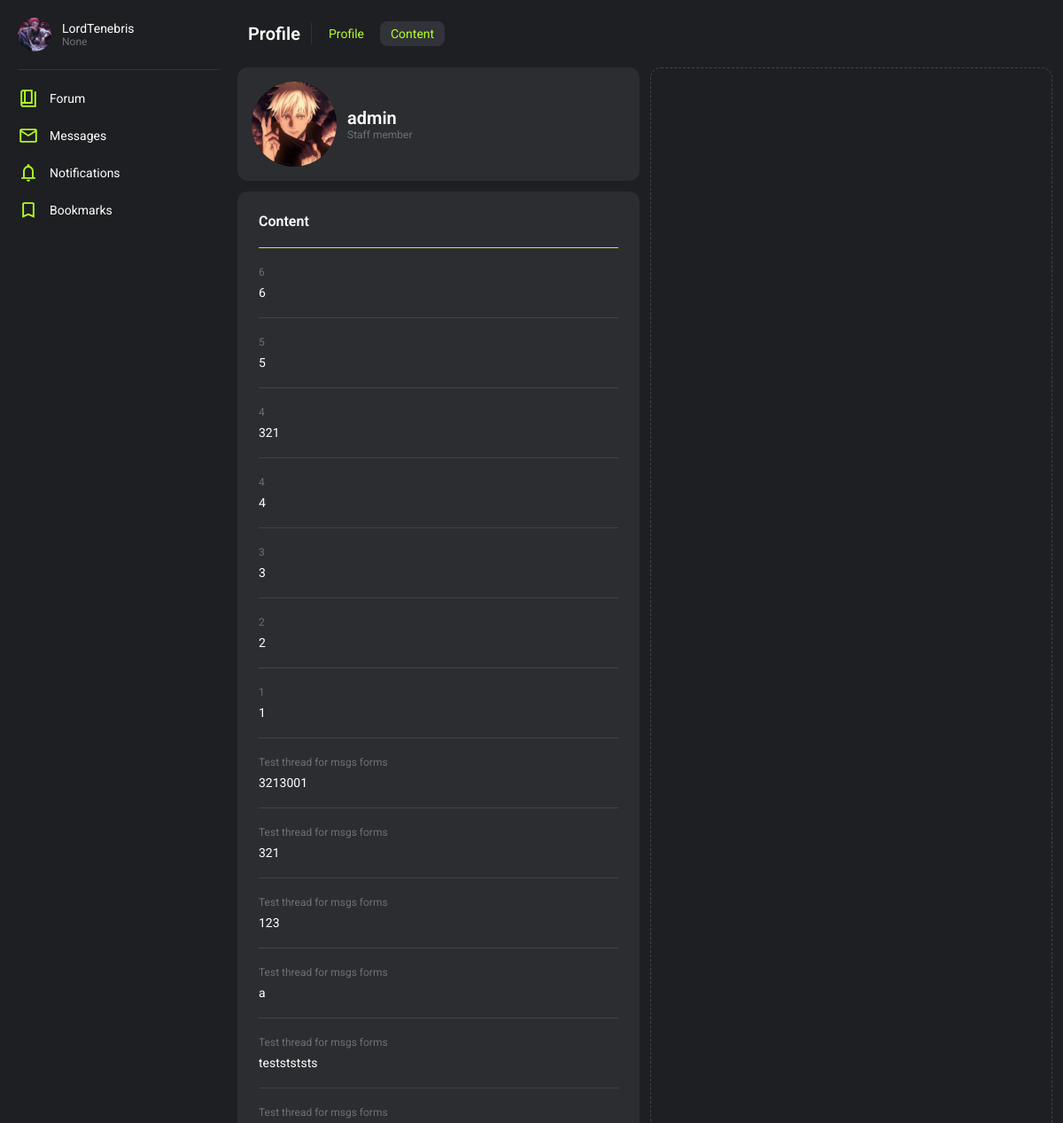
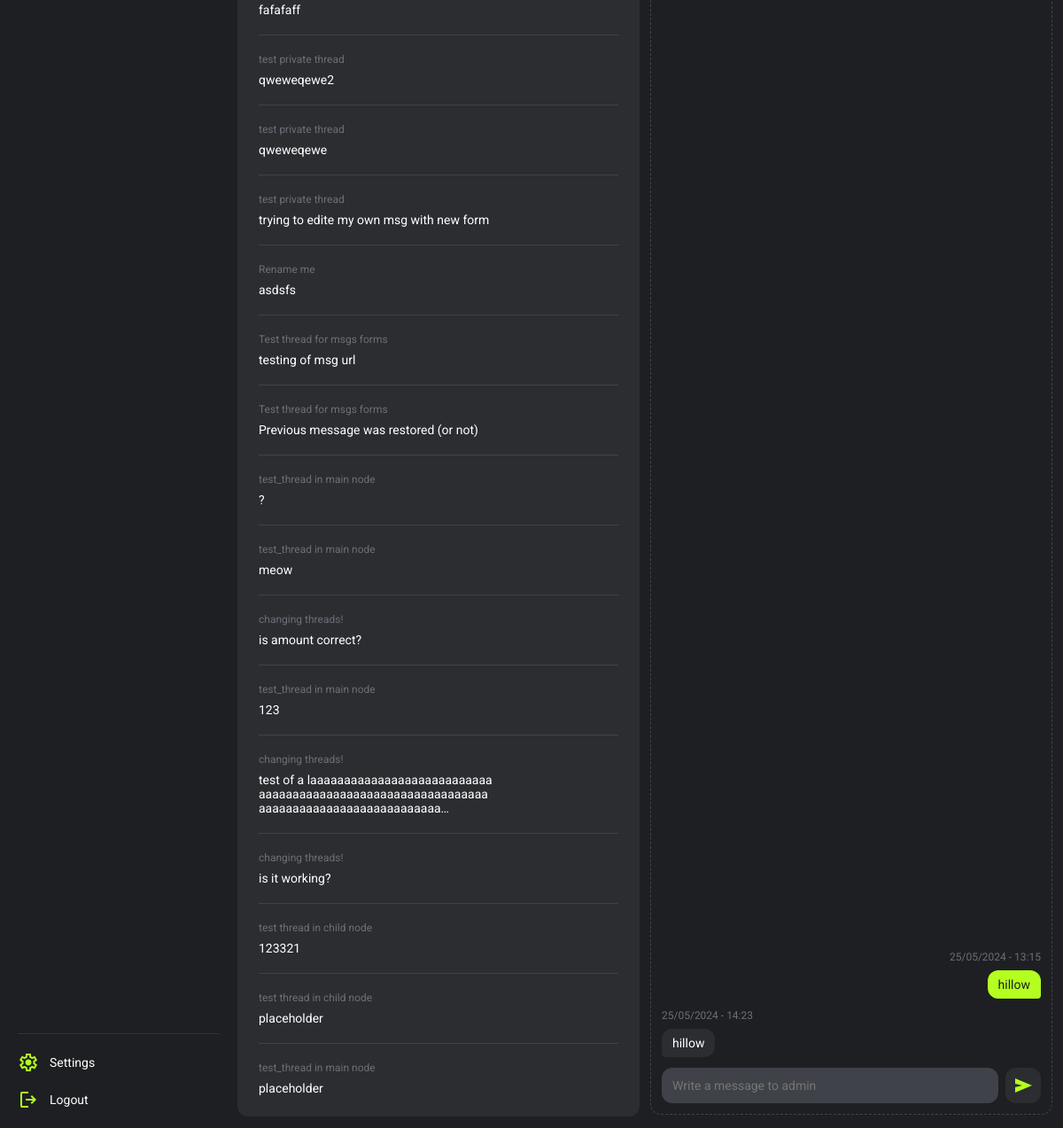
Before: /profile/1/content/ (signed in) with the older database file (2 pictures, top to bottom).
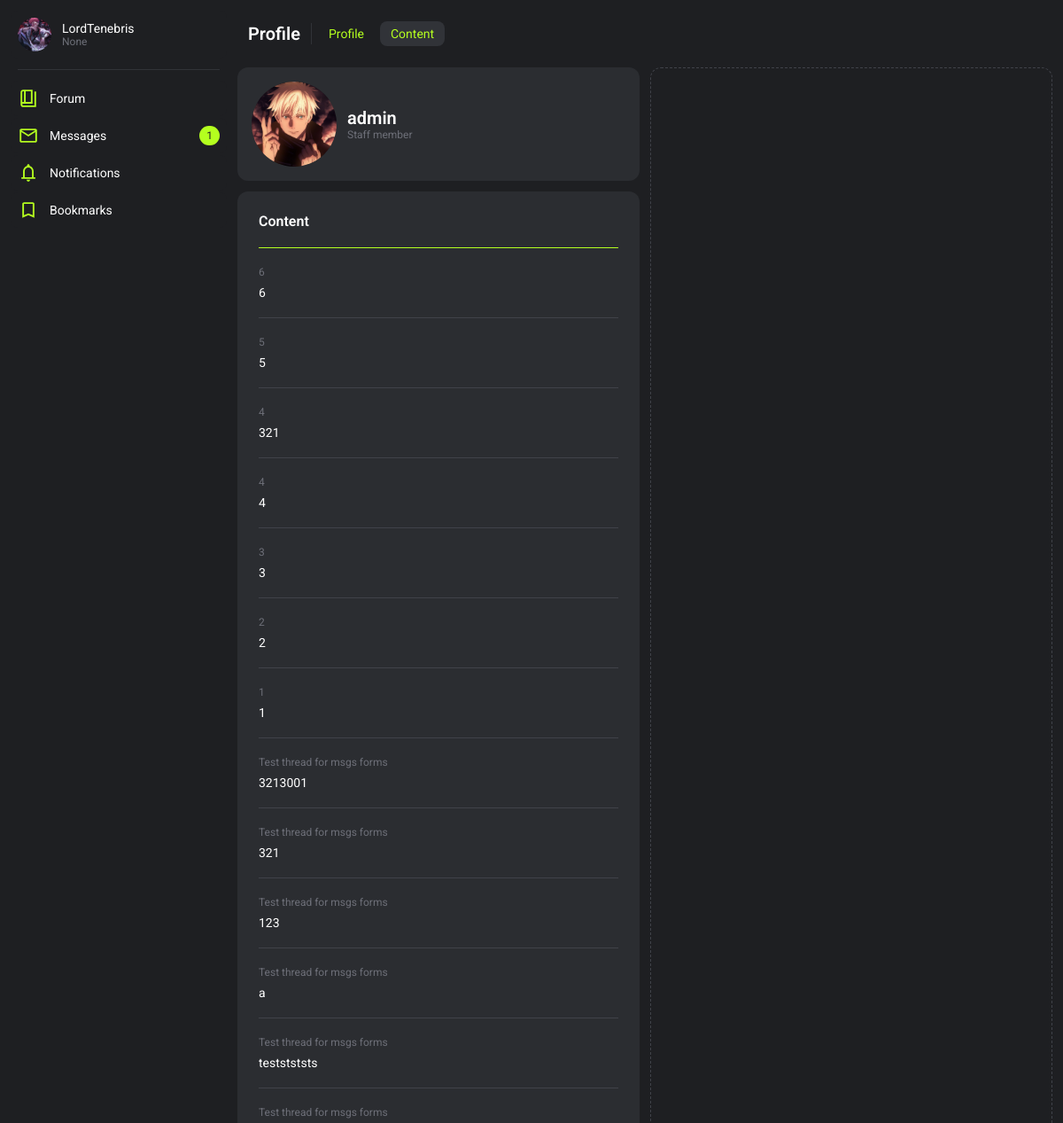
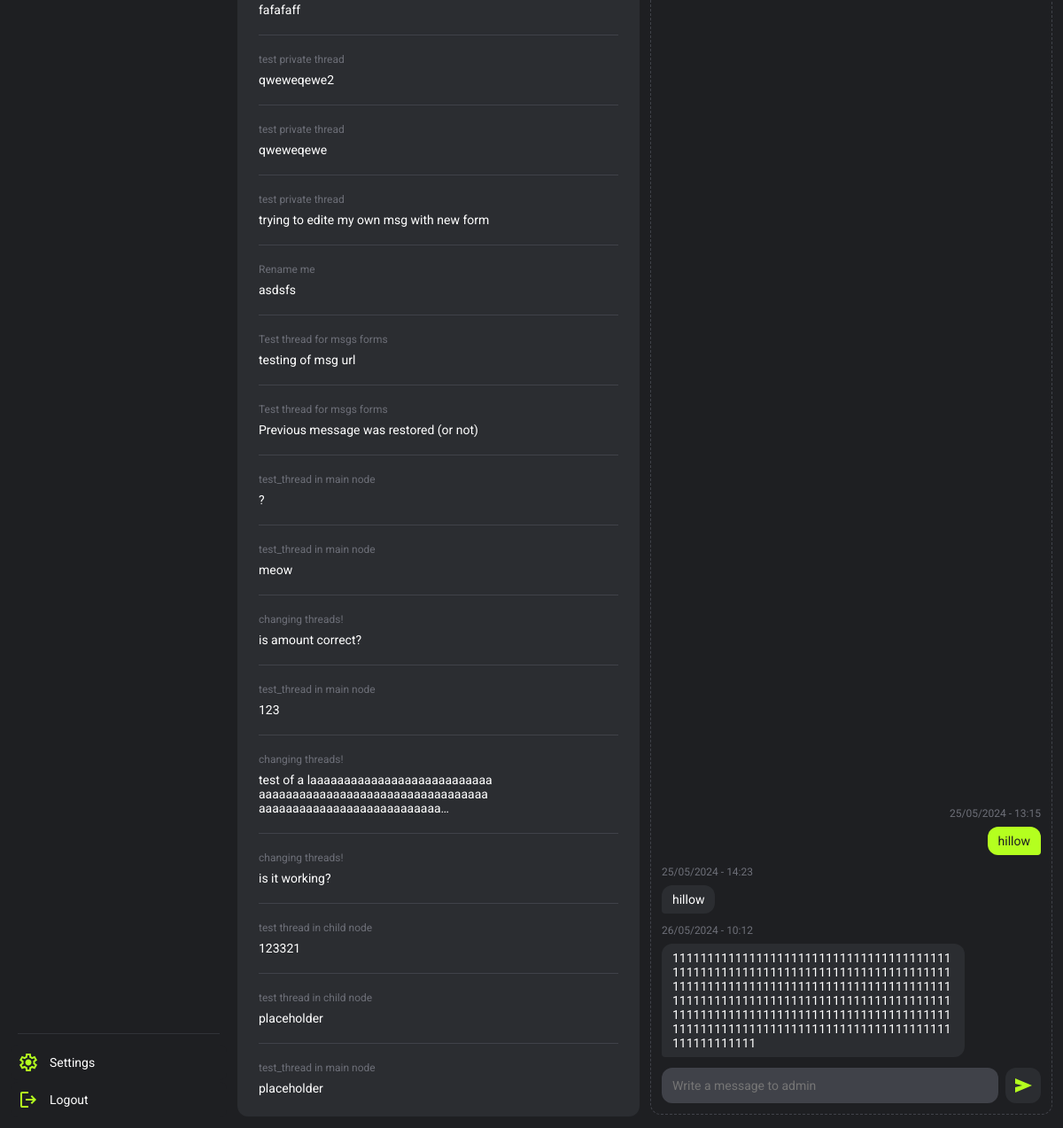
After: the same page with the newer database file (2 pictures, top to bottom).
### forum/models.py (models this page shows, shortened)
class Message(models.Model):
    thread = models.ForeignKey(Thread, on_delete=models.CASCADE)
    user = models.ForeignKey(User, on_delete=models.CASCADE)
    message = models.TextField()
    is_start = models.BooleanField(default=False)
    upvotes = models.PositiveIntegerField(null=True, blank=True, default=0)
    downvotes = models.PositiveIntegerField(null=True, blank=True, default=0)
    is_solution = models.BooleanField(default=False)
    is_visible = models.BooleanField(default=True)
    deleted_by = models.ForeignKey(User, on_delete=models.SET_NULL, blank=True, null=True, related_name="deleted_by")
    invis_reason = models.TextField(blank=True, null=True)
    time_created = models.DateTimeField(default=datetime.now())
    time_changed = models.DateTimeField(null=True, blank=True)
    changer = models.ForeignKey(User, on_delete=models.SET_NULL, null=True, blank=True, related_name="changer")

class Thread(models.Model):
    user = models.ForeignKey(User, on_delete=models.SET_NULL, null=True)
    title = models.CharField(max_length=225)
    slug = models.SlugField(max_length=225, blank=True, null=True)
    node = models.ForeignKey(Node, on_delete=models.CASCADE)
    is_closed = models.BooleanField(default=False)
    is_visible = models.BooleanField(default=True)
    is_pinned = models.BooleanField(default=False)
    msg_amount = models.IntegerField(blank=True, null=True, default=1)
    invis_reason = models.TextField(blank=True, null=True)
    deleted_by = models.ForeignKey(User, on_delete=models.SET_NULL, null=True, blank=True, related_name="thread_deleted_by")
    time_created = models.DateTimeField(default=datetime.now())
    time_changed = models.DateTimeField(null=True, blank=True)

### profile_messages/models.py (models this page shows, shortened)
class Private_Message(models.Model):
    dialog = models.ForeignKey(Dialog, on_delete=models.CASCADE)
    sender = models.ForeignKey(User, on_delete=models.CASCADE)
    receiver = models.ForeignKey(User, on_delete=models.CASCADE, related_name="message_receiver")
    content = models.TextField()
    is_visible = models.BooleanField(default=True) #unused
    deleted_by = models.ForeignKey(User, on_delete=models.SET_NULL, blank=True, null=True, related_name="PM_deleted_by") #unused
    invis_reason = models.TextField(blank=True, null=True) #unused
    is_read = models.BooleanField(default=False)
    time_created = models.DateTimeField(default=datetime.now())
    time_changed = models.DateTimeField(null=True, blank=True) #unused

### users/views.py (the view)
# urls.py: path('<int:id>/content/', views.profile_content, name="profile_content"),
def profile_content(request, id):
    try:
        account = User.objects.get(id=id)
    except:
        return render(request, 'error.html', {'error_str':base_strings.ERRORS['user_not_found']})
    content = Message.objects.filter(user=account).order_by('-id')
    context = {
        'account':account,
        'profile_content': True,
        'content': content
    }
    return render(request, 'profile.html', context)

### users/chat_processor.py (called while the page is built)
def profile_processor(request):
    chat_data = {}
    if request.path.startswith('/profile/'):
        match = re.search(r'(\d+)', request.path)
        if match:
            user_id = int(match.group(1))
            try:
                account = User.objects.get(id=user_id)
                private_messages = Private_Message.objects.filter(
                    Q(sender=request.user, receiver=account) | Q(sender=account, receiver=request.user)
                ).order_by('-id')
                chat_data["private_messages"] = private_messages
                chat_data["dialog"] = private_messages[0].dialog
            except:
                chat_data["private_messages"] = False
    return chat_data

### users/templates/profile.html (shortened to what the changed rows need)
{% extends 'base.html' %}
{% block style %}
    {% load static %}
    <link rel="stylesheet" href="{% static 'profile.css' %}">
    <link rel="stylesheet" href="{% static 'popup.css' %}">
{% endblock %}
{% block content %}
<header class="wrapper">
    <h2 class="title">Profile</h2>
</header>
<div class="mainContentWrapper">
    <div class="container profileView">
        <div class="wrapper profileContainer">
            <div class="container">
                <h2 class="title" id="username">{{ account.username }}</h2>
            </div>
        </div>
        {% if profile_content %}
            {% if content %}
                <div class="container card">
                    <div class="wrapper cardHeader">
                        <h2 class="cardTitle">Content</h2>
                    </div>
                    {% for msg in content %}
                        {% if msg.is_visible or perms.forum.view_message %}
                            {% if msg.thread.is_visible or perms.forum.view_thread %}
                                {% if msg.thread.node.type_private %}
                                    {% if request.user == msg.thread.user or perms.forum.view_thread %}
                                        <div class="cardLine"></div>
                                        <a class="container cardSectionItem" href="{% url 'thread' msg.thread.node.name|slugify msg.thread.title|slugify msg.thread.id %}#{{msg.id}}">
                                            <div class="cardSectionInnerItem container">
                                                <p class="meta">{{ msg.thread.title }}</p>
                                                <p class="text">
                                                    {% if not msg.is_visible or not msg.thread.is_visible %}
                                                        <del>{{ msg.message|truncatechars:100 }}</del>
                                                    {% else %}
                                                        {{ msg.message|truncatechars:100 }}
                                                    {% endif %}
                                                </p>
                                            </div>
                                        </a>
                                    {% endif %}
                                {% else %}
                                    <div class="cardLine"></div>
                                    <a class="container cardSectionItem" href="{% url 'thread' msg.thread.node.name|slugify msg.thread.title|slugify msg.thread.id %}#{{msg.id}}">
                                        <div class="cardSectionInnerItem container">
                                            <p class="meta">{{ msg.thread.title }}</p>
                                            <p class="text">
                                                {% if not msg.is_visible or not msg.thread.is_visible %}
                                                    <del>{{ msg.message|truncatechars:100 }}</del>
                                                {% else %}
                                                    {{ msg.message|truncatechars:100 }}
                                                {% endif %}
                                            </p>
                                        </div>
                                    </a>
                                {% endif %}
                            {% endif %}
                        {% endif %}
                    {% endfor %}
                </div>
            {% else %}
                <div class="container banner">
                    <h2 class="title">No content</h2>
                    <p class="text">This section displays any content created by {{account.username}}.</p>
                </div>
            {% endif %}
        {% endif %}
    </div>
    {% if not account == request.user %}
    <div class="container chatView">
        {% if private_messages %}
        {% for msg in private_messages %}
            {% if msg.sender == request.user %}
                <div class="container messageContainer senderMessageContainer">
                    <div class="wrapper messageMetaContainer senderMessageMetaContainer">
                        <p class="meta">{{ msg.time_created|date:"d/m/Y - H:i" }}</p>
                    </div>
                    <p class="message senderMessage">{{ msg.content }}</p>
                </div>
            {% else %}
                <div class="container messageContainer receiverMessageContainer">
                    <div class="wrapper messageMetaContainer">
                        <p class="meta">{{ msg.time_created|date:"d/m/Y - H:i" }}</p>
                    </div>
                    <p class="message receiverMessage">{{ msg.content }}</p>
                </div>
            {% endif %}
        {% endfor %}
        {% endif %}
    </div>
    {% endif %}
</div>
{% endblock %}

### base/templates/base.html (shortened to what this page needs)
<!DOCTYPE html>
<html lang="en">
<head>
    {% load static %}
    {% if request.user.is_authenticated %}
        <link rel="stylesheet" href="{% static 'themes/theme_' %}{{request.user.preference.color_theme}}.css">
    {% else %}
        <link rel="stylesheet" href="{% static 'themes/theme_0.css' %}">
    {% endif %}
    <link rel="stylesheet" href="{% static 'style.css' %}">
    {% block style %}{% endblock %}
</head>
<body>
    <nav>
        {% if request.user.is_authenticated %}
            <div class="container navBtnContainer" id="navConProfile">
                <a class="wrapper navBtn" href="{% url 'profile_view' request.user.id %}">
                    {%  if avatar_path %}
                        <img class="navBtnAvatar" src="{{ avatar_path }}" alt="">
                    {% else %}
                        <img src="{% static 'assets/missing_avatar.svg' %}" alt="">
                    {% endif %}
                    <div class="container">
                        <span class="text">{{ request.user.username }}</span>
                        <span class="meta">{{request.user.profile.title}}</span>
                    </div>
                </a>
            </div>
            <div class="navLine"></div>
            <div class="container navBtnContainer" id="navConMain">
                <a class="wrapper navBtn {% if current_tab == 'forum' %}focus{% endif %}" href="{% url 'forum_main' %}">
                    <span class="text">Forum</span>
                </a>
                <a class="wrapper navBtn space {% if current_tab == 'message' %}focus{% endif %}" href="{% url 'messages_main' %}">
                    <div class="wrapper navBtnMainContainer">
                        <span class="text">Messages</span>
                    </div>
                    {% if msgs_amount > 0 %}
                        <p class="navNotificationBadge">{{ msgs_amount }}</p>
                    {% endif %}
                </a>
                <a class="wrapper navBtn space {% if current_tab == 'notifications' %}focus{% endif %}" href="{% url 'notifications' %}">
                    <div class="wrapper navBtnMainContainer">
                        <span class="text">Notifications</span>
                    </div>
                </a>
                <a class="wrapper navBtn {% if current_tab == 'bookmarks' %}focus{% endif %}" href="{% url 'bookmarks_main' %}">
                    <span class="text">Bookmarks</span>
                </a>
            </div>
            <div class="navLine"></div>
            <div class="container navBtnContainer" id="navConOptions">
                <a class="wrapper navBtn" href="{% url 'profile_edit' request.user.id %}">
                    <span class="text">Settings</span>
                </a>
                <a class="wrapper navBtn" href="{% url 'logout_user' %}">
                    <span class="text">Logout</span>
                </a>
            </div>
        {% endif %}
    </nav>
    <div class="main">
        {% block content %}{% endblock %}
    </div>
</body>
</html>

Changed rows visible on the page:
added Private_Message: time_created "26/05/2024 - 10:12", content "111111111111111111111111111111111111111111111111111111111111111111111111111111111111111111111111111111111111111111111111111111111111111111111111111111111111111111111111111111111111111111111111111111111111111111111111111111111111111111111111111111111111"
Other visible differences:
{{ msgs_amount }}: (not shown) → "1"
